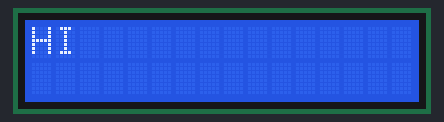
A sketch run on a simulated Arduino Uno, built with avr-gcc and run on an emulated ATmega328P. On the bench: 16×2 character LCD.

Above: at 0.1 s.
At 1.1 s:
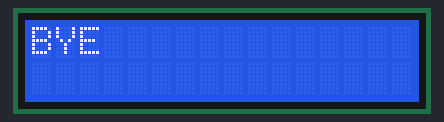

The sketch:

lcd_set_curser.ino
```cpp
#include<LiquidCrystal.h>
LiquidCrystal Lcd(13,12,8,7,4,2);
void setup()
{
  Lcd.begin(16,2);
}
 void loop()
 {
   Lcd.setCursor(0,0);
   Lcd.print("HI ");
    Lcd.setCursor(0,0);
   delay(1000);
   Lcd.print("BYE");
   delay(1000);
 }
```

Measured:
- what the display in image 1 shows lasts 1.0 s, from 1.1 s to 2.1 s
